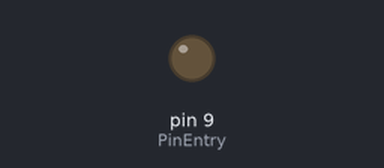
Bench run of a sketch on a simulated Arduino Uno, built with avr-gcc and run on an emulated ATmega328P. Shown: output pins drawn as LEDs (lit = HIGH).

Above: at 0.6 s.
At 4.77 s:
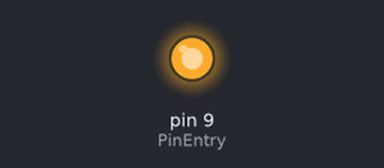
Timing chart, 0 to 5.1 s (numbered marks = the images above):
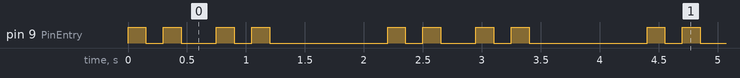

Measured:
- by itself, pin 9 (PinEntry): repeats every 2.2 s: LOW 0.15 s, HIGH 0.15 s, LOW 0.30 s, HIGH 0.15 s, LOW 0.15 s, HIGH 0.15 s, LOW 1.0 s, HIGH 0.15 s
- by itself, everything shown: repeats every 2.2 s, in 8 steps

The sketch:

heart_blink.ino
```cpp
int PinEntry = 9;
int delayshrt = 150;
int delaylng = 300;
int Final = 1000;


void setup()
    {
    pinMode(PinEntry, OUTPUT); // sets the output pin

}

void loop()                    {
//          ******************** MAIN LED BEATS ********************


    Part_1();
    Final_part();
    delay(Final);


}

//          ******************** RUNNING FUNCTIONS ********************


    void Part_1()    {

        digitalWrite(PinEntry, HIGH);
        delay(delayshrt);
        digitalWrite(PinEntry, LOW);
        delay(delayshrt);

        digitalWrite(PinEntry, HIGH);
        delay(delayshrt);
        digitalWrite(PinEntry, LOW);
        delay(delaylng);


    }


    void Final_part() {
        digitalWrite(PinEntry, HIGH);
        delay(delayshrt);
        digitalWrite(PinEntry, LOW);
        delay(delayshrt);

        digitalWrite(PinEntry, HIGH);
        delay(delayshrt);
        digitalWrite(PinEntry, LOW);

    }
```
